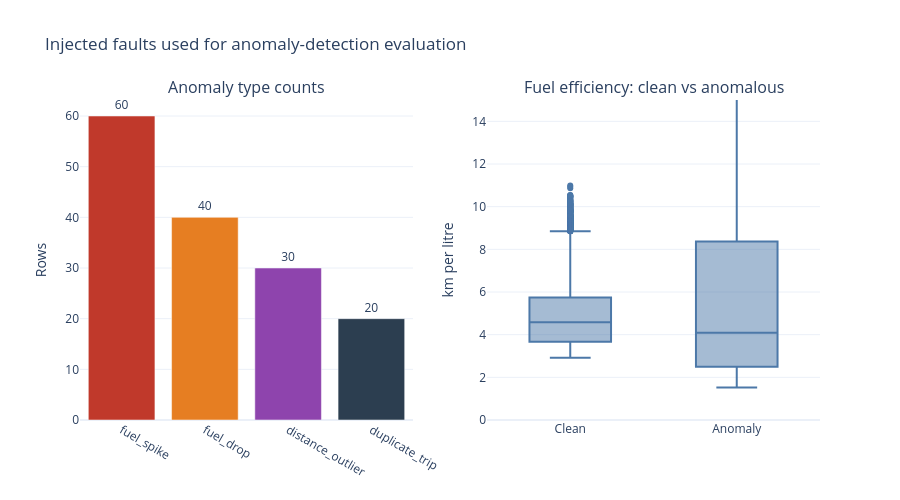

Notebook cell for this chart:
### Markdown cell above
## 6. Injected anomalies

### Code cell
fig = make_subplots(
    rows=1,
    cols=2,
    subplot_titles=("Anomaly type counts", "Fuel efficiency: clean vs anomalous"),
)
counts = anomalies["anomaly_type"].value_counts()
fig.add_trace(
    go.Bar(
        x=counts.index,
        y=counts.values,
        marker_color=["#C0392B", "#E67E22", "#8E44AD", "#2C3E50"],
        text=counts.values,
        textposition="outside",
        name="Count",
    ),
    row=1,
    col=1,
)
fig.add_trace(
    go.Box(
        x=trips["is_anomaly"].map({False: "Clean", True: "Anomaly"}),
        y=trips["kmpl"],
        marker_color="#4C78A8",
        name="km/L",
    ),
    row=1,
    col=2,
)
fig.update_yaxes(title_text="Rows", row=1, col=1)
fig.update_yaxes(title_text="km per litre", range=[0, 15], row=1, col=2)
fig.update_layout(showlegend=False, title="Injected faults used for anomaly-detection evaluation", height=500)
fig.write_image(config.FIGURES / "08_anomalies.png", width=1100, height=540, scale=2)
fig.show()

### Figure 1 — Plotly figure (JSON) as saved in the notebook; plotly's stock layout.template omitted (floating-point values rounded to 4 significant figures; data arrays with more than 128 entries replaced by an {"elided": "..."} marker saying what was removed)
{"data": [{"marker": {"color": ["#C0392B", "#E67E22", "#8E44AD", "#2C3E50"]}, "name": "Count", "text": [60.0, 40.0, 30.0, 20.0], "textposition": "outside", "type": "bar", "x": ["fuel_spike", "fuel_drop", "distance_outlier", "duplicate_trip"], "xaxis": "x", "y": [60, 40, 30, 20], "yaxis": "y"}, {"marker": {"color": "#4C78A8"}, "name": "km/L", "type": "box", "x": {"elided": "5000 str values"}, "xaxis": "x2", "y": {"elided": "5000 float values"}, "yaxis": "y2"}], "layout": {"annotations": [{"font": {"size": 16}, "showarrow": false, "text": "Anomaly type counts", "x": 0.225, "xanchor": "center", "xref": "paper", "y": 1.0, "yanchor": "bottom", "yref": "paper"}, {"font": {"size": 16}, "showarrow": false, "text": "Fuel efficiency: clean vs anomalous", "x": 0.775, "xanchor": "center", "xref": "paper", "y": 1.0, "yanchor": "bottom", "yref": "paper"}], "height": 500, "showlegend": false, "title": {"text": "Injected faults used for anomaly-detection evaluation"}, "xaxis": {"anchor": "y", "domain": [0.0, 0.45]}, "xaxis2": {"anchor": "y2", "domain": [0.55, 1.0]}, "yaxis": {"anchor": "x", "domain": [0.0, 1.0], "title": {"text": "Rows"}}, "yaxis2": {"anchor": "x2", "domain": [0.0, 1.0], "range": [0, 15], "title": {"text": "km per litre"}}}}
